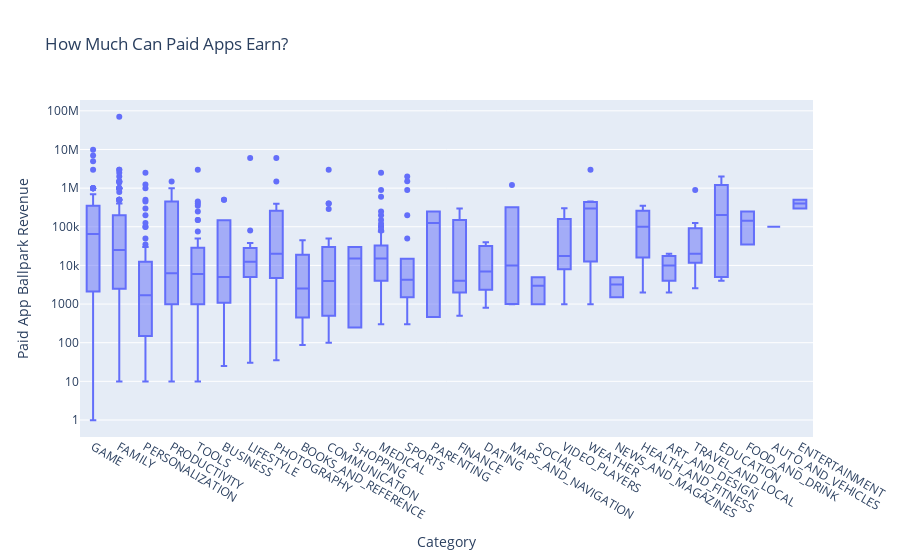

Here is the notebook cell this chart was saved with:
### Markdown cell above
# Plotly Box Plots: Revenue by App Category

**Challenge**: See if you can generate the chart below: 

<img src=https://imgur.com/v4CiNqX.png>

Looking at the hover text, how much does the median app earn in the Tools category? If developing an Android app costs $30,000 or thereabouts, does the average photography app recoup its development costs?

Hint: I've used 'min ascending' to sort the categories.

### Code cell
df_paid_apps = df_apps_clean[df_apps_clean['Type'] == 'Paid']
box = px.box(df_paid_apps, 
             x='Category', 
             y='Revenue_Estimate',
             title='How Much Can Paid Apps Earn?')
 
box.update_layout(xaxis_title='Category',
                  yaxis_title='Paid App Ballpark Revenue',
                  xaxis={'categoryorder':'min ascending'},
                  yaxis=dict(type='log'))
 
 
box.show()

### Figure 1 — Plotly figure (JSON) as saved in the notebook; plotly's stock layout.template omitted (floating-point values rounded to 4 significant figures; data arrays with more than 128 entries replaced by an {"elided": "..."} marker saying what was removed)
{"data": [{"alignmentgroup": "True", "hovertemplate": "Category=%{x}<br>Revenue_Estimate=%{y}<extra></extra>", "legendgroup": "", "marker": {"color": "#636efa"}, "name": "", "notched": false, "offsetgroup": "", "orientation": "v", "showlegend": false, "type": "box", "x": {"elided": "589 str values"}, "x0": " ", "xaxis": "x", "y": {"elided": "589 float values"}, "y0": " ", "yaxis": "y"}], "layout": {"boxmode": "group", "legend": {"tracegroupgap": 0}, "title": {"text": "How Much Can Paid Apps Earn?"}, "xaxis": {"anchor": "y", "categoryorder": "min ascending", "domain": [0, 1], "title": {"text": "Category"}}, "yaxis": {"anchor": "x", "domain": [0, 1], "title": {"text": "Paid App Ballpark Revenue"}, "type": "log"}}}
